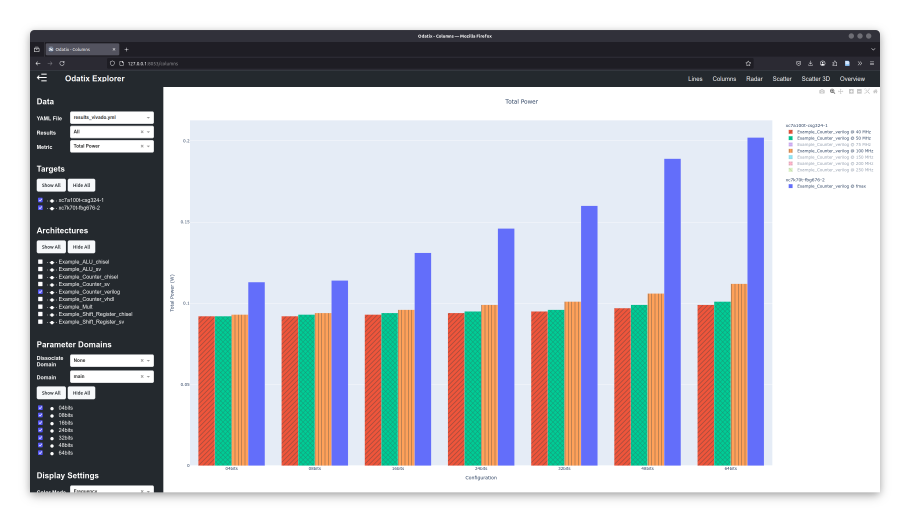
#> input picture sources/images/odatix-explorer/odatix-explorer-columns-freq.png, 2730 x 1567 px, given in place of chart-lines.png, which was not available (shown at 1/3 size)
$ python compose_chart_grid.py ../../sources/images/odatix-explorer ../../sources/images/odatix-explorer/odatix-explorer-columns.png
#> lines starting #> are read from the running program, lines starting #| are printed output that depends on the picture; pictures that were not available may be replaced by others from this repository, and a replacement may not be noted
"""Assemble the four chart tiles captured by capture_screenshots.py into the
single 2x2 grid used on the Explorer feature page.

    python compose_chart_grid.py <shots_dir> <out.png>
"""
import sys
from PIL import Image

SRC, OUT = sys.argv[1].rstrip("/"), sys.argv[2]
TILES = ["chart-lines", "chart-columns", "chart-radar", "chart-scatter"]

BG = (248, 250, 252)
GAP = 32          # between tiles
PAD = 32          # around the grid
TILE_W = 1200     # each tile is resized to this width

images = []
for name in TILES:
    im = Image.open(f"{SRC}/{name}.png").convert("RGB")
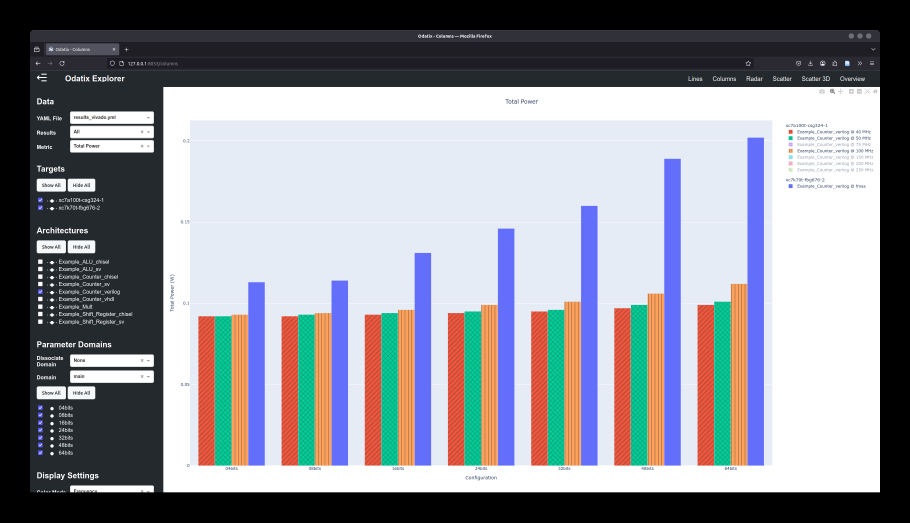
#> im: PIL image 2730x1567 RGB (shown at 1/3 size); mean R, G, B 141.2, 142.6, 149.5
    im = im.resize((TILE_W, round(im.height * TILE_W / im.width)), Image.LANCZOS)
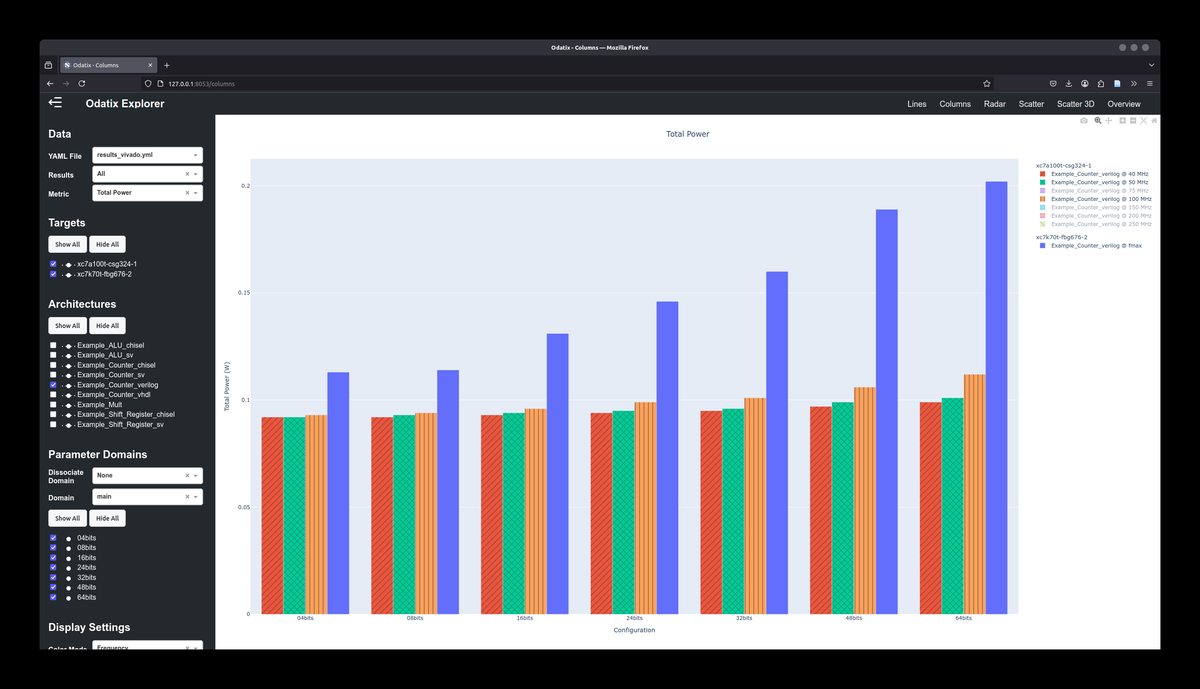
#> im: PIL image 1200x689 RGB; mean R, G, B 141, 142.6, 149.4
    images.append(im)
#> pass 2 of the loop `for name in TILES:`:
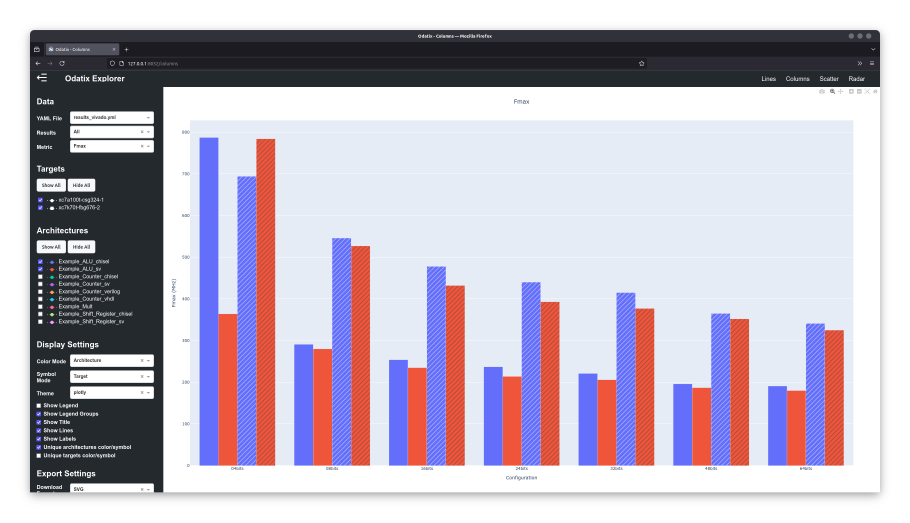
#> input picture sources/images/odatix-explorer/odatix-explorer-columns.png, 2730 x 1567 px, given in place of chart-columns.png, which was not available (shown at 1/3 size)
#> `im = Image.open(f"{SRC}/{name}.png").convert("RGB")`:
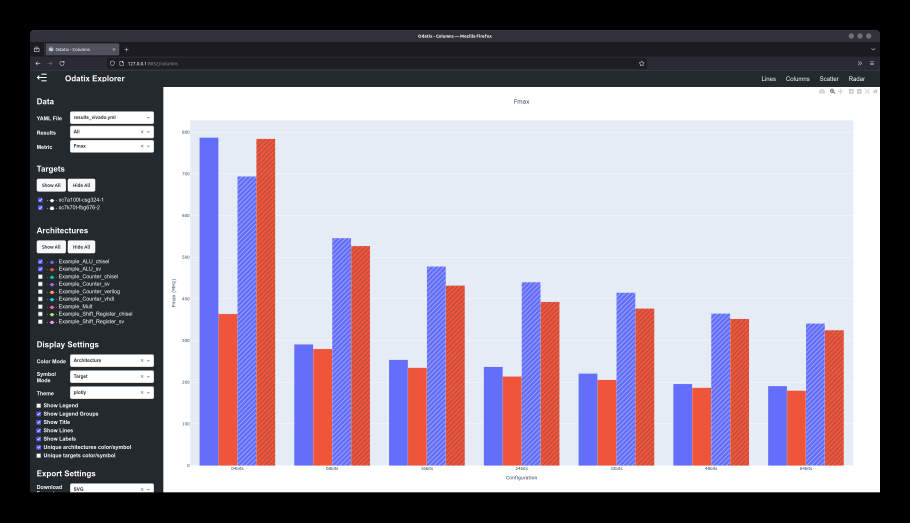
#> im: PIL image 2730x1567 RGB (shown at 1/3 size); mean R, G, B 145.3, 137.5, 151.7
#> `im = im.resize((TILE_W, round(im.height * TILE_W / im.width)), Image.L..`:
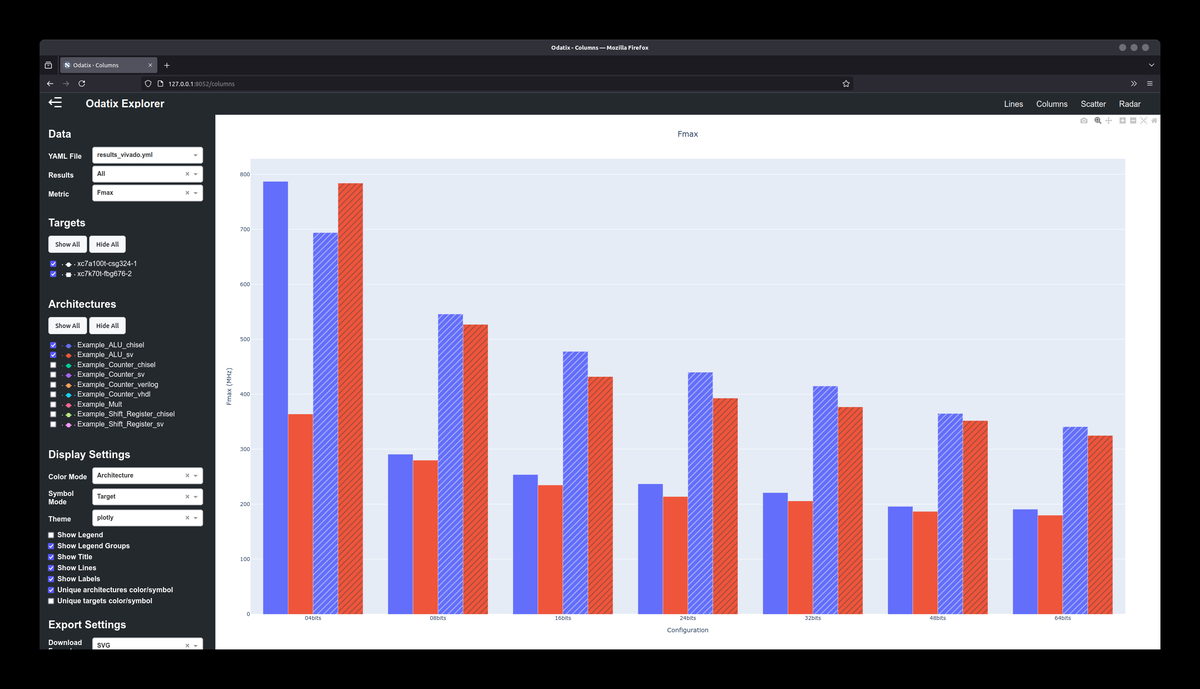
#> im: PIL image 1200x689 RGB; mean R, G, B 145.3, 137.5, 151.7
#> (the run stopped early here; a loop or call above may not have finished)
